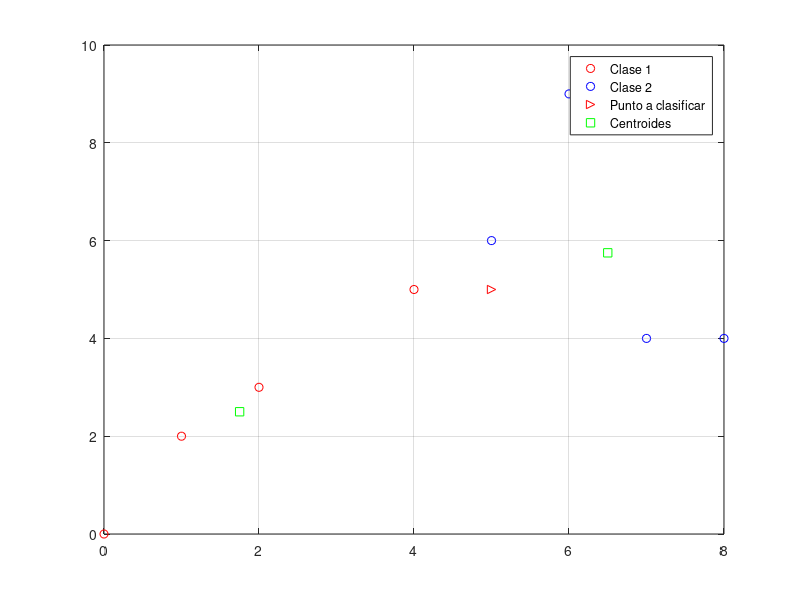

Write MATLAB code to recreate this figure.
% limpiar pantalla
clc;
% limpiar variables
%clear all; % No tan recomendando porque clear ya lo realiza
% cerrar figuras
close all;
% Desactivar alertas
warning off all; 
% Disp: Muestra un mensaje en la consola
disp('Fin del programa');

% Calcular centroide de una matriz sin usar mean
C1 = [0,1,2,4; 0,2,3,5];
C2 = [5,7,6,8; 6,4,9,4];

% mostrar clases
plot(C1(1,:), C1(2,:), 'ro'); % Clase 1 en rojo
% grid on: Agrega una cuadrícula al gráfico
grid on;
hold on; % Mantener el gráfico para agregar más elementos
plot(C2(1,:), C2(2,:), 'bo'); % Clase 2 en azul
hold on; % Mantener el gráfico para agregar más elementos
legend('Clase 1', 'Clase 2'); % Agregar leyenda al gráfico

coordenadaX= input("Ingrese la coordenada X del punto a clasificar: ");
coordenadaY= input("Ingrese la coordenada Y del punto a clasificar: ");
X = [coordenadaX; coordenadaY];
plot (X(1), X(2), 'r>'); % Punto a clasificar
hold on; % Mantener el gráfico para agregar más elementos
legend('Clase 1', 'Clase 2', 'Punto a clasificar'); % Actualizar leyenda

% Calcular centroides de cada clase
sumaX_CL1 = sum(C1(1,:));
sumaY_CL1 = sum(C1(2,:));
sumaX_CL2 = sum(C2(1,:));
sumaY_CL2 = sum(C2(2,:));

centroide_CL1 = [sumaX_CL1/length(C1(1,:)); sumaY_CL1/length(C1(2,:))];
centroide_CL2 = [sumaX_CL2/length(C2(1,:)); sumaY_CL2/length(C2(2,:))];

% Mostrar centroides
plot(centroide_CL1(1), centroide_CL1(2), 'gs'); % Centroide de clase 1 en verde
hold on; % Mantener el gráfico para agregar más elementos
plot(centroide_CL2(1), centroide_CL2(2), 'gs'); % Centroide de clase 2 en verde
legend('Clase 1', 'Clase 2', 'Punto a clasificar', 'Centroides'); % Actualizar leyenda

% Calcular distancia euclidiana entre el punto a clasificar y los centroides
distancia_CL1 = sqrt((X(1) - centroide_CL1(1))^2 + (X(2) - centroide_CL1(2))^2);
fprintf('Distancia al centroide de Clase 1: %.2f\n', distancia_CL1);
distancia_CL2 = sqrt((X(1) - centroide_CL2(1))^2 + (X(2) - centroide_CL2(2))^2);
fprintf('Distancia al centroide de Clase 2: %.2f\n', distancia_CL2);

minimo = min(distancia_CL1, distancia_CL2);
fprintf('La distancia mínima es: %.2f\n', minimo);
index = find([distancia_CL1, distancia_CL2] == minimo);
fprintf('El punto pertenece a la Clase %d\n', index);

% Clasificar el punto según la distancia más corta
if distancia_CL1 < distancia_CL2
    disp('El punto pertenece a la Clase 1');
else
    disp('El punto pertenece a la Clase 2');
end
